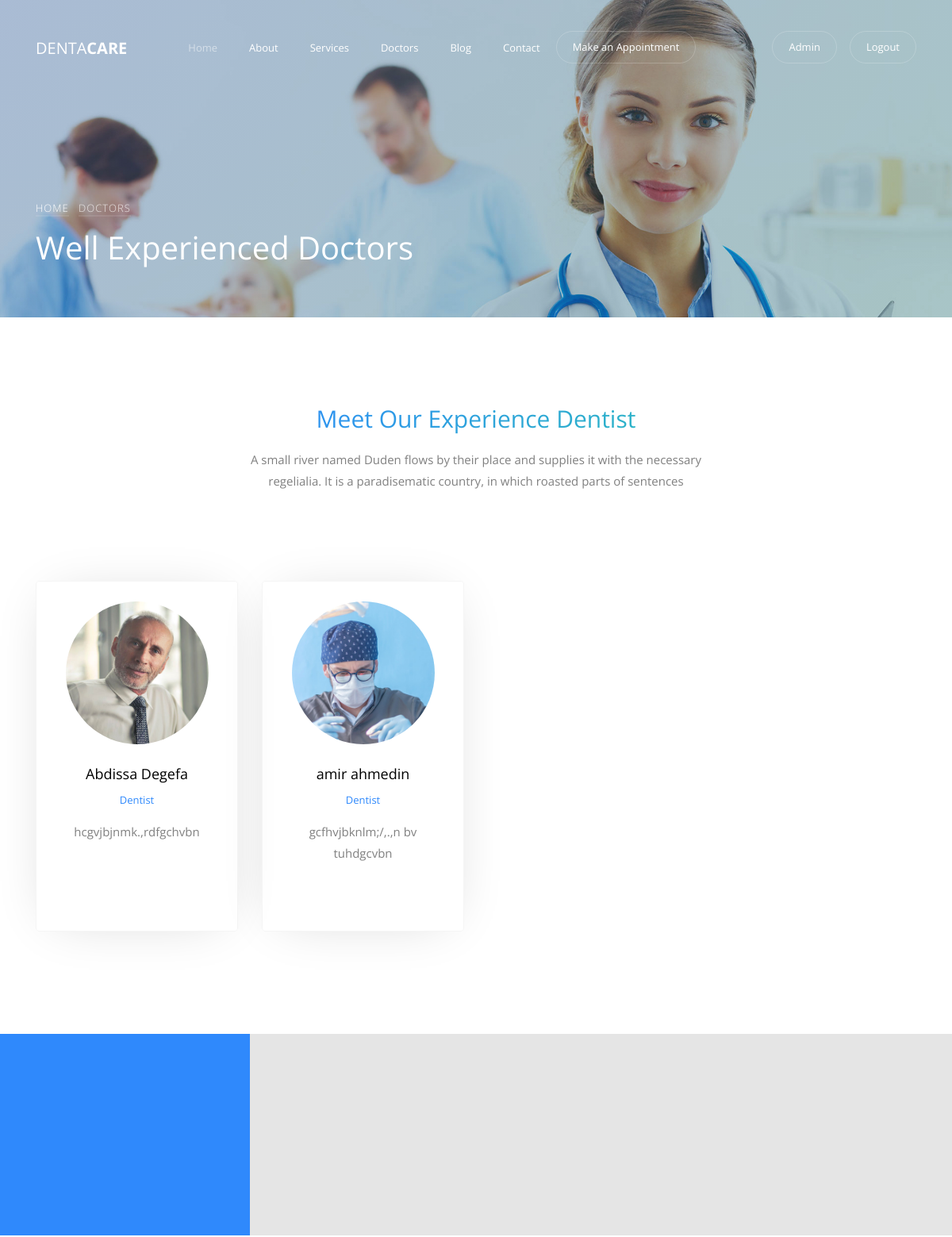
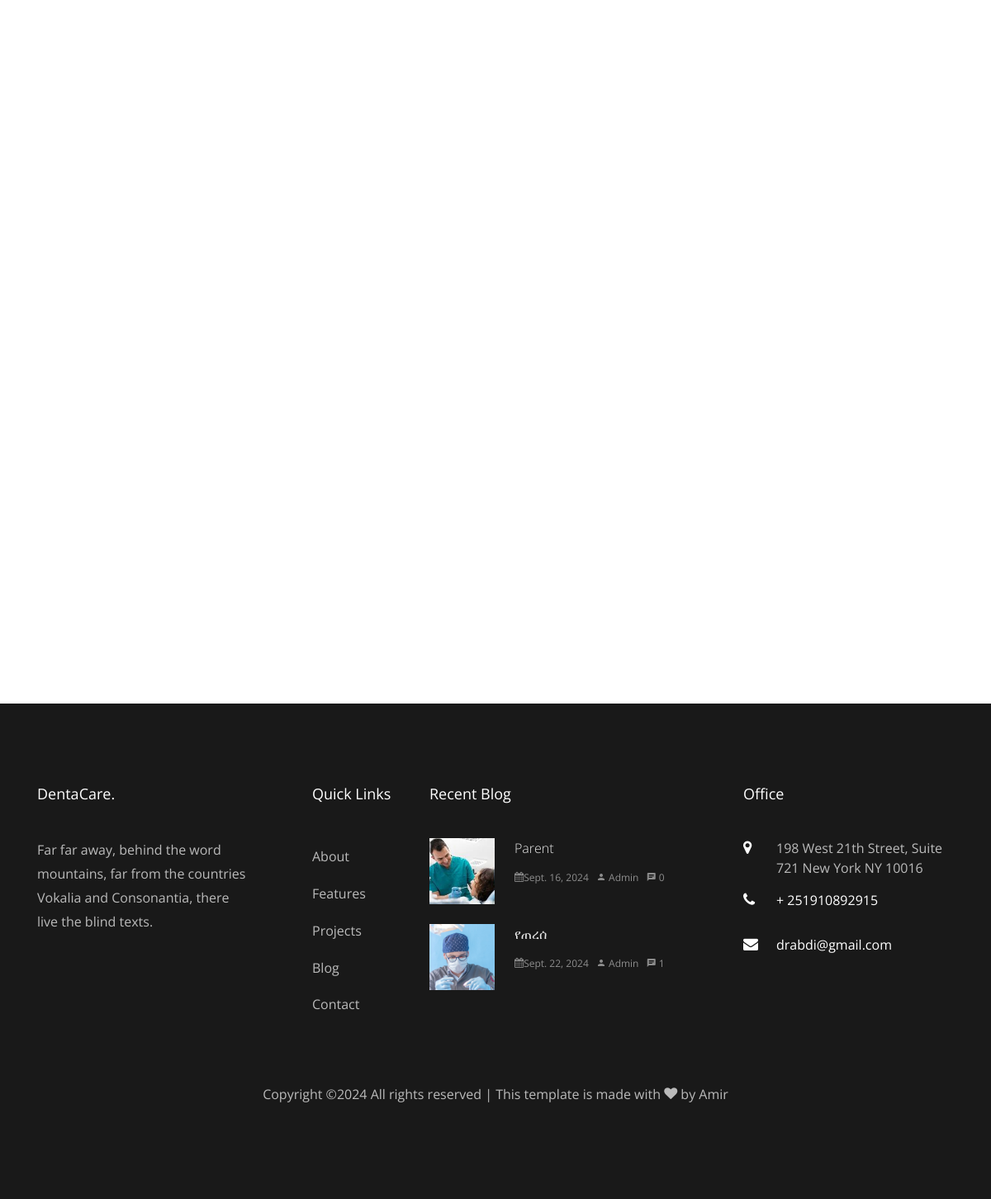
/doctor/ (signed in), run on the app's committed database (2 pictures, top to bottom).
### menan/models.py (models this page shows)
class Slider(models.Model):
    image = models.ImageField(upload_to='pics')
    title = models.CharField(max_length=255)
    desc = models.TextField()

class Contact(models.Model):
    address = models.CharField(max_length=255)
    phone = models.CharField(max_length=20)
    email = models.EmailField()
    website = models.URLField()

### doctor/models.py (models this page shows)
class DentTitle(models.Model):
    title = models.CharField(max_length=100)
    desc = models.TextField()

class Dentists(models.Model):
    name = models.CharField(max_length=100)
    image = models.ImageField(upload_to='pics')
    desc = models.TextField()
    prof = models.CharField(max_length=100)
    X = models.URLField(blank=True, null=True)
    fb = models.URLField(blank=True, null=True)
    insta = models.URLField(blank=True, null=True)
    google = models.URLField(blank=True, null=True)

### blog/models.py (models this page shows, shortened)
class Blogs(models.Model):
    image = models.ImageField(upload_to='pics')
    title = models.CharField(max_length=255)
    desc = models.TextField()
    author = models.CharField(max_length=100, default='Admin')
    created_at = models.DateField(auto_now_add=True)
    comments_count = models.IntegerField(default=0)
    category = models.ForeignKey(Category, on_delete=models.CASCADE)
    link = models.URLField(blank=True, null=True)

### doctor/views.py (the view)
# urls.py: path('', views.doctors, name='doctors'),
def doctors(requests):
    slider = Slider.objects.all()
    sliders = slider[:1]
    dentists = Dentists.objects.all()
    docTitle = DentTitle.objects.all()
    pricings = Pricing.objects.all()
    pritits = PriTitle.objects.all()
    achievs = Achievements.objects.all()
    contacts = Contact.objects.all()
    blg = Blogs.objects.all()
    blgs = blg[:2]
    res = {
        'dentists':dentists,
        'docTitle':docTitle,
        'pricings':pricings,
        'pritits':pritits,
        'achievs':achievs,
        'sliders': sliders,
        'contacts':contacts,
        'blgs':blgs,
        }
    return render(requests, "doctors.html", res)

### menan/templates/doctors.html (shortened to what this page needs)
{% extends "base.html" %}
{% load static %}
{% block content %}
    <section class="home-slider owl-carousel">
		{%for slider in sliders%}
      <div class="slider-item bread-item" style="background-image: url({{slider.image.url}});" data-stellar-background-ratio="0.5">
        <div class="overlay"></div>
        <div class="container" data-scrollax-parent="true">
          <div class="row slider-text align-items-end">
            <div class="col-md-7 col-sm-12 ftco-animate mb-5">
              <p class="breadcrumbs" data-scrollax=" properties: { translateY: '70%', opacity: 1.6}"><span class="mr-2"><a href="{% url 'home' %}">Home</a></span> <span>Doctors</span></p>
              <h1 class="mb-3" data-scrollax=" properties: { translateY: '70%', opacity: .9}">Well Experienced Doctors</h1>
            </div>
          </div>
        </div>
      </div>
	  {%endfor%}
    </section>
	<section class="ftco-section">
      <div class="container">
		<div class="row justify-content-center mb-5 pb-5">
			{% for doct in docTitle%}
			<div class="col-md-7 text-center heading-section ftco-animate">
			  <h2 class="mb-3">{{doct.title}}</h2>
			  <p>{{doct.desc}}</p>
			</div>
			{%endfor%}
		</div>
        <div class="row">
			{% for dentist in dentists%}
        	<div class="col-lg-3 col-md-6 d-flex mb-sm-4 ftco-animate">
        		<div class="staff">
      				<div class="img mb-4" style="background-image: url({{dentist.image.url}});"></div>
      				<div class="info text-center">
      					<h3><a href="{% url 'doctor:doctor_detail' dentist.id %}">{{dentist.name}}</a></h3>
      					<span class="position">{{dentist.prof}}</span>
      					<div class="text">
	        				<p>{{dentist.desc}}</p>
	        				<ul class="ftco-social">
			            	</ul>
	        			</div>
      				</div>
        		</div>
        	</div>
			{% endfor %}
        </div>
      </div>
    </section>
    <section class="ftco-section ftco-counter img" id="section-counter" style="background-image: url({% static 'menanapp/images/bg_1.jpg' %});" data-stellar-background-ratio="0.5">
    	<div class="container">
			{% for achiv in achievs %}
    		<div class="row d-flex align-items-center">
    			<div class="col-md-3 aside-stretch py-5">
    			</div>
    			<div class="col-md-9 py-5 pl-md-5">
		    		<div class="row">
		        </div>
		      </div>
	      </div>
		  {%endfor%}
    	</div>
    </section>
    <section class="ftco-section">
    	<div class="container">
			{% for pritit in pritits%}
    		<div class="row justify-content-center mb-5 pb-5">
        	</div>
			{%endfor%}
    		<div class="row">
        	</div>
    	</div>
    </section>
{% endblock %}

### menan/templates/base.html (shortened to what this page needs)
{% load static%}
{% static "menanapp/images" as baseUrl %}
<!DOCTYPE html>
<html lang="en">
  <head>
    <link rel="stylesheet" href="{% static 'menanapp/css/open-iconic-bootstrap.min.css' %}">
    <link rel="stylesheet" href="{% static 'menanapp/css/animate.css' %}">
    <link rel="stylesheet" href="{% static 'menanapp/css/owl.carousel.min.css' %}">
    <link rel="stylesheet" href="{% static 'menanapp/css/owl.theme.default.min.css' %}">
    <link rel="stylesheet" href="{% static 'menanapp/css/magnific-popup.css' %}">
    <link rel="stylesheet" href="{% static 'menanapp/css/aos.css' %}">
    <link rel="stylesheet" href="{% static 'menanapp/css/ionicons.min.css' %}">
    <link rel="stylesheet" href="{% static 'menanapp/css/bootstrap-datepicker.css' %}">
    <link rel="stylesheet" href="{% static 'menanapp/css/jquery.timepicker.css' %}">
    <link rel="stylesheet" href="{% static 'menanapp/css/flaticon.css' %}">
    <link rel="stylesheet" href="{% static 'menanapp/css/icomoon.css' %}">
    <link rel="stylesheet" href="{% static 'menanapp/css/style.css' %}">
  </head>
  <body>
        <nav class="navbar navbar-expand-lg navbar-dark ftco_navbar bg-dark ftco-navbar-light" id="ftco-navbar">
            <div class="container">
            <a class="navbar-brand" href="{% url 'home' %}">Denta<span>Care</span></a>
            <div class="collapse navbar-collapse" id="ftco-nav">
                <ul class="navbar-nav ml-auto">
                    <li class="nav-item active"><a href="{% url 'home' %}" class="nav-link">Home</a></li>
                    <li class="nav-item"><a href="{% url 'about' %}" class="nav-link">About</a></li>
                    <li class="nav-item"><a href="{% url 'services' %}" class="nav-link">Services</a></li>
                    <li class="nav-item"><a href="{% url 'doctor:doctors' %}" class="nav-link">Doctors</a></li>
                    <li class="nav-item"><a href="{% url 'blog:blog' %}" class="nav-link">Blog</a></li>
                    <li class="nav-item"><a href="{% url 'contact' %}" class="nav-link">Contact</a></li>
                    <li class="nav-item cta"><a href="{% url 'contact' %}" class="nav-link mr-5" data-toggle="modal" data-target="#modalRequest"><span>Make an Appointment</span></a></li>
                    {% if user.is_authenticated %}
                        {% if user.is_superuser %}
                            <li class="nav-item cta ml-5"><a href="{% url 'admin:index' %}" class="nav-link"><span>Admin</span></a></li>
                        {% endif %}
                        <li class="nav-item cta ml-3"><a href="{% url 'logout' %}" class="nav-link"><span>Logout</span></a></li>
                    {% else %}
                        <li class="nav-item cta ml-5"><a href="{% url 'login' %}" class="nav-link"><span>Login</span></a></li>
                    {% endif %}
                </ul>
            </div>
            </div>
        </nav>
        {% block content %}
        {% endblock %}
        <footer class="ftco-footer ftco-bg-dark ftco-section">
            <div class="container">
            <div class="row mb-5">
                <div class="col-md-3">
                <div class="ftco-footer-widget mb-4">
                    <h2 class="ftco-heading-2">DentaCare.</h2>
                    <p>Far far away, behind the word mountains, far from the countries Vokalia and Consonantia, there live the blind texts.</p>
                </div>
                <ul class="ftco-footer-social list-unstyled float-md-left float-lft ">
                </ul>
                </div>
                <div class="col-md-2">
                    <div class="ftco-footer-widget mb-4 ml-md-5">
                        <h2 class="ftco-heading-2">Quick Links</h2>
                        <ul class="list-unstyled">
                        <li><a href="#" class="py-2 d-block">About</a></li>
                        <li><a href="#" class="py-2 d-block">Features</a></li>
                        <li><a href="#" class="py-2 d-block">Projects</a></li>
                        <li><a href="#" class="py-2 d-block">Blog</a></li>
                        <li><a href="#" class="py-2 d-block">Contact</a></li>
                        </ul>
                    </div>
                </div>
                <div class="col-md-4 pr-md-4">
                <div class="ftco-footer-widget mb-4">
                    <h2 class="ftco-heading-2">Recent Blog</h2>
                    {% for blg in blgs%}
                    <div class="block-21 mb-4 d-flex">
                        <a class="blog-img mr-4" style="background-image: url({{blg.image.url}});"></a>
                        <div class="text">
                            <h3 class="heading"><a href={% url 'blog:blog' %}>{{blg.title}}</a></h3>
                            <div class="meta">
                            <div><a href={% url 'blog:blog' %}><span class="icon-calendar"></span>{{blg.created_at}}</a></div>
                            <div><a href={% url 'blog:blog' %}><span class="icon-person"></span> {{blg.author}}</a></div>
                            <div><a href={% url 'blog:blog' %}><span class="icon-chat"></span> {{blg.comments_count}}</a></div>
                            </div>
                        </div>
                    </div>
                    {%endfor%}
                </div>
                </div>
                <div class="col-md-3">
                    <div class="ftco-footer-widget mb-4">
                        <h2 class="ftco-heading-2">Office</h2>
                        {%for cont in contacts%}
                        <div class="block-23 mb-3">
                            <ul>
                            <li><span class="icon icon-map-marker"></span><span class="text">{{cont.address}}</span></li>
                            <li><a href="#"><span class="icon icon-phone"></span><span class="text">{{cont.phone}}</span></a></li>
                            <li><a href="#"><span class="icon icon-envelope"></span><span class="text">{{cont.email}}</span></a></li>
                            </ul>
                        </div>
                        {%endfor%}
                    </div>
                </div>
            </div>
            <div class="row">
                <div class="col-md-12 text-center">
                <p>
        Copyright &copy;<script>document.write(new Date().getFullYear());</script> All rights reserved | This template is made with <i class="icon-heart" aria-hidden="true"></i> by <a href="https://colorlib.com" target="_blank">Amir</a>
        </p>
                </div>
            </div>
            </div>
        </footer>
    </body>
  </html>

### static/menanapp/css/icomoon.css (style rules this page uses)
[class^="icon-"], [class*=" icon-"] { font-family: 'icomoon' !important; speak: none; font-style: normal; font-weight: normal; font-variant: normal; text-transform: none; line-height: 1; -webkit-font-smoothing: antialiased; -moz-osx-font-smoothing: grayscale; }
.icon-heart:before { content: "\f004"; }
.icon-map-marker:before { content: "\f041"; }
.icon-calendar:before { content: "\f073"; }
.icon-phone:before { content: "\f095"; }
.icon-envelope:before { content: "\f0e0"; }
.icon-chat:before { content: "\e0b7"; }
.icon-person:before { content: "\e7fd"; }

### data on the page
Slider: image (picture)
DentTitle: title "Meet Our Experience Dentist", desc "A small river named Duden flows by their place and supplies it with the necessary regelialia. It is a paradisematic country, in which roasted parts of sentences"
Dentists: image (picture), name "Abdissa Degefa", prof "Dentist", desc "hcgvjbjnmk.,rdfgchvbn"
Dentists: image (picture), name "amir ahmedin", prof "Dentist", desc "gcfhvjbknlm;/,.,n bv tuhdgcvbn"
Blogs: image (picture), title "Parent", created_at "Sept. 16, 2024", author "Admin", comments_count "0"
Blogs: image (picture), title "የጠረሰ", created_at "Sept. 22, 2024", author "Admin", comments_count "1"
Contact: address "198 West 21th Street, Suite 721 New York NY 10016", phone "+ 251910892915", email "drabdi@gmail.com"
